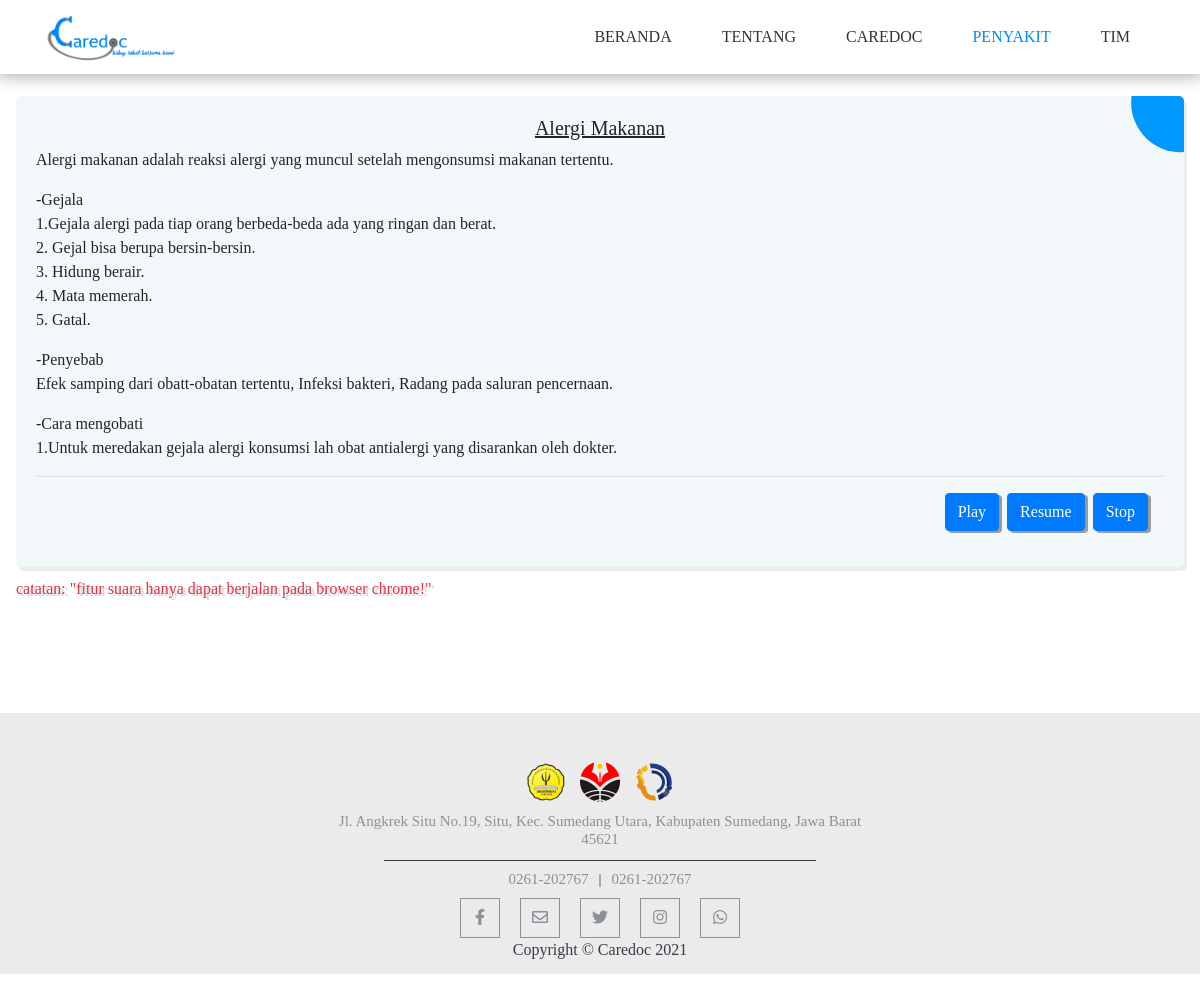
Page /deskripsi_penyakit.php?id=5 on the committed database.
### tables this page shows
CREATE TABLE `penyakit` (
  `id` int(11) NOT NULL,
  `nama` varchar(567) NOT NULL,
  `penyebab` varchar(567) NOT NULL,
  `gejala` varchar(567) NOT NULL,
  `pengobatan` varchar(567) NOT NULL,
  `deskripsi` varchar(1000) NOT NULL,
  `gambar` varchar(500) NOT NULL
);

### deskripsi_penyakit.php (the view, shortened to what this page needs)
<?php
include "admin/config.php";
$id = abs(intval($_GET['id']));
$sql = "SELECT * FROM penyakit WHERE id='$id' LIMIT 1";
?>
<html lang="en">
<head>
    <link rel="stylesheet" href="css/style.css">
    <link rel="stylesheet" href="css/styledies.css">
    <link rel="stylesheet" href="vendor/bootstrap/css/bootstrap.css">
    <link rel="stylesheet" href="vendor/bootstrap/css/bootstrap.min.css">
    <link rel="stylesheet" href="vendor/fontawesome-free/css/all.css">
    <link href="vendor/aos-master/dist/aos.css" rel="stylesheet">
</head>
<body>
    <header class="header-area" id="page-top">
        <div class="navbar-area">
            <div class="container">
                <nav class="site-navbar">
                    <div class="content-image">
                        <img src="vendor/img/caredoc.png" alt="caredoc-logo">
                    </div>
                    <ul class="menu" id="menu">
                        <li><a href="index.php" class="">Beranda</a></li>
                        <li><a href="index.php #about" class="">Tentang</a></li>
                        <li><a href="index.php #caredoc" class="">Caredoc</a></li>
                        <li class="active"><a href="penyakit.php" class="">Penyakit</a></li>
                        <li><a href="tim.php">Tim</a></li>
                    </ul>
                </nav>
            </div>
        </div>
    </header>
    <?php
    if (isset($_GET['id'])) {
    ?>
        <div class="container-fluid p-6">
            <div class="row">
                <?php
                $query = mysqli_query($koneksi, $sql);
                while ($asosiasi = mysqli_fetch_assoc($query)) {
                    $nama_penyakit = $asosiasi['nama'];
                    $data_deskripsi = $asosiasi['deskripsi'];
                    $data_penyebab = $asosiasi['penyebab'];
                    $data_gejala = explode(",", $asosiasi['gejala']);
                    $data_pengobatan = explode(".", $asosiasi['pengobatan']);
                ?>
                    <div class="col-sm-12">
                        <div class="card2 sdh">
                            <div class="card-body" id="textdies">
                                <h5 class="ts"><?php echo "$nama_penyakit"; ?></h5>
                                <p class="card-text">
                                    <?php echo "$data_deskripsi"; ?>
                                </p>
                                <p class="card-text">
                                    -Gejala<br>
                                    <?php
                                    $no_langkah = 1;
                                    foreach ($data_gejala as $gejala) {
                                        echo "$no_langkah" . "." . "$gejala" . "." . "<br>";
                                        $no_langkah++;
                                    } ?>
                                    <p>
                                        -Penyebab<br>
                                        <?php echo "$data_penyebab" . "<br>"; ?>
                                    </p>
                                    <p class="card-text" id>
                                        -Cara mengobati<br>
                                        <?php
                                        $no_langkah = 1;
                                        foreach ($data_pengobatan as $pengobatan) {
                                            echo "$no_langkah" . "." . "$pengobatan" . "." . "<br>";
                                            $no_langkah++;
                                        } ?>
                                    </p>
                                    <div class="modal-footer">
                                        <button type="button" onclick="play();" class="btn btn-primary">Play</button>
                                        <button type="button" onclick="pause();" class="btn btn-primary">Resume</button>
                                        <button type="button" onclick="stop();" class="btn btn-primary">Stop</button>
                                    </div>
                            </div>
                        </div>
                        <p class="note text-danger">catatan: "fitur suara hanya dapat berjalan pada browser chrome!"</p>
                    </div>
                <?php
                }
                ?>
            <?php
        }
            ?>
            </div>
        </div>
        <div class="footer-section" id="footer">
            <div class="container pd-5">
                <div class="row">
                    <div class="col-lg-6 offset-lg-3">
                        <div class="contact-content text-center">
                            <div class="footer-logo">
                                <a href="http://smkifsu.sch.id/" target="blank"><img src="vendor/img/ifsu.png"></a>
                                <a href="http://cs.upi.edu/v2/home" target="blank"><img src="vendor/img/upi.png"></a>
                                <a href="http://dinamik.cs.upi.edu/" target="blank"><img src="vendor/img/dinamik15.png"></a>
                            </div>
                            <h6>Jl. Angkrek Situ No.19, Situ, Kec. Sumedang Utara, Kabupaten Sumedang, Jawa Barat 45621</h6>
                            <h6>0261-202767<span>|</span>0261-202767</h6>
                            <div class="contact-social">
                                <ul>
                                    <li><a class="hover-target" target="blank" href="https://www.facebook.com/Ifsuofficial/"><i class="fab fa-facebook-f"></i></a></li>
                                    <li><a class="hover-target" target="blank" href="mailto:info@smkifsmd.sch.id"><i class="far fa-envelope"></i></a></li>
                                    <li><a class="hover-target" target="blank" href="https://twitter.com/ifsuofficial"><i class="fab fa-twitter"></i></i></a></li>
                                    <li><a class="hover-target" target="blank" href="https://instagram.com/smkinformatikasumedang?igshid=18ehskk5w95n4"><i class="fab fa-instagram"></i></i></a></li>
                                    <li><a class="hover-target" target="blank" href="https://wa.me/0261-202767"><i class="fab fa-whatsapp"></i></i></a></li>
                                </ul>
                            </div>
                            <span>Copyright © Caredoc <?= date('Y') ?></span>
                        </div>
                    </div>
                </div>
            </div>
        </div>
</body>
</html>

### css/style.css (style rules this page uses)
* { padding: 0; margin: 0; box-sizing: border-box; }
body { font-family: 'Averia Serif Libre', cursive !important; }
.content-image img { max-width: 130px; }
.navbar-area { background: #fff; position: fixed; width: 100%; z-index: 30; box-shadow: 0 0 15px 3px rgba(0,0,0,0.3); }
.site-navbar { display: flex; justify-content: space-between; align-items: center; }
.site-navbar ul { margin: 0; padding: 0; list-style: none; display: flex; }
.site-navbar ul li a { color: #333; padding: 25px; display: block; text-decoration: none; text-transform: uppercase; font-family: 'Averia Serif Libre', cursive !important; }
li.active a { color: #0089ff !important; }
::placeholder { color: #0098FF; }
.footer-section { background: #ebebeb; position: relative; padding: 12px; padding-top: 45px; }
.footer-section ul { margin: 0; padding: 0; list-style: none; }
.footer-section .contact-content h6 { color: #8b9199; font-size: 15px; font-weight: 400; margin: 10px 0 10px; }
.footer-section .contact-content span { color: #353c47; margin: 0 10px; }
.footer-section .contact-social { margin-top: 0; }
.footer-section .contact-social>ul { display: inline-flex; }
.footer-section .contact-social ul li a { border: 1px solid #8b9199; color: #8b9199; display: inline-block; height: 40px; margin: 0 10px; padding-top: 10px; transition: all 0.4s ease 0s; width: 40px; }
.footer-section .footer-logo { display: block; }
.footer-section .footer-logo img { width: 40px; margin-right: 5px; margin-left: 5px }
.footer-section .footer-logo img { padding-top: 4px; max-width: 200px; }

### css/styledies.css (style rules this page uses)
.sdh { box-shadow: 3px 4px rgba(0, 0, 0, 0.075); }
.btn { box-shadow: 3px 2px rgba(134, 133, 133, 0.8); }
.card2 { position: relative; background-color: #f2f8f9; text-decoration: none; z-index: 0; overflow: hidden; border-radius: 5px; }
.card2:before { content: ""; position: absolute; z-index: -1; top: -50px; right: -50px; background: #0098ff; height: 110px; width: 110px; border-radius: 100px; -webkit-transform: scale(0.9); transform: scale(0.9); -webkit-transform-origin: 65% 65%; transform-origin: 65% 65%; -webkit-transition: -webkit-transform 0.25s ease-out; transition: -webkit-transform 0.25s ease-out; transition: transform 0.25s ease-out; transition: transform 0.25s ease-out, -webkit-transform 0.25s ease-out; }
.ts { text-align: center; text-decoration: underline; }
.p-6 { padding: 6rem 1rem !important; }
.note { width: 100%; margin-top: 10px; text-shadow: 3px 2px 1px rgba(0, 0, 0, 0.2); }

### rows in the picture
penyakit: nama "Alergi Makanan", deskripsi "Alergi makanan adalah reaksi alergi yang muncul setelah mengonsumsi makanan tertentu.", gejala "Gejala alergi pada tiap orang berbeda-beda ada yang ringan dan berat", gejala "Gejal bisa berupa bersin-bersin", gejala "Hidung berair", gejala "Mata memerah", gejala "Gatal", penyebab "Efek samping dari obatt-obatan tertentu, Infeksi bakteri, Radang pada saluran pencernaan.", pengobatan "Untuk meredakan gejala alergi konsumsi lah obat antialergi yang disarankan oleh dokter"
